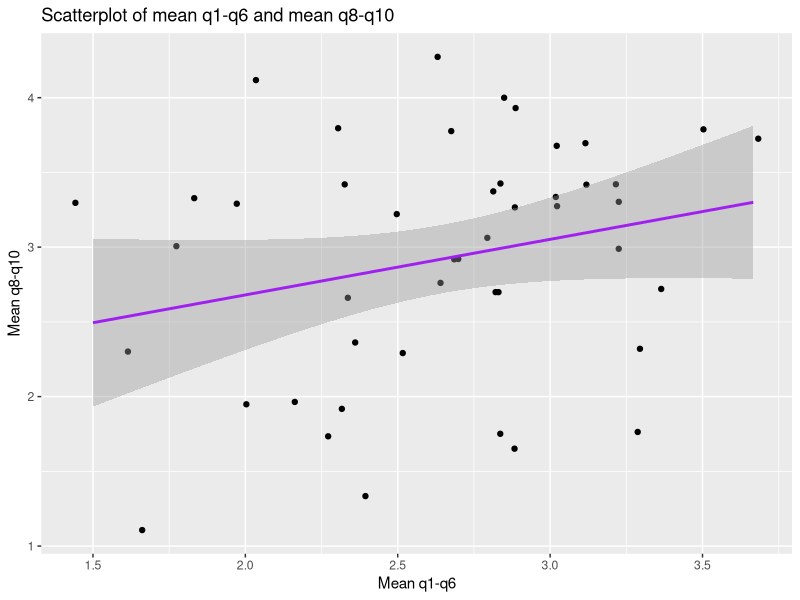

The R source for this figure: (Note: this script raises an error after producing the figure.)
## ---- chunk 1
setwd(dirname(rstudioapi::getActiveDocumentContext()$path))
library(tidyverse)
## ---- chunk 2
week8_tbl <-  read.csv(file = "../data/week3.csv") |>
  mutate(timeStart = ymd_hms(timeStart),
         timeEnd = ymd_hms(timeStart),
         gender = factor(gender, levels=c("M","F"),
                         labels = c("Male","Female")),
         condition=factor(condition, levels=c("A", "B", "C"),
                           labels=c("Block A", "Block B", "Control")),
         q5= 6 - q5) |> 
  dplyr::filter(q6 == 1)
## ---- chunk 3
week8_tbl %>% select(q1:q6)
(week8_tbl <-  week8_tbl %>% 
  mutate(mean_q1_q6 = rowMeans(select(., q1:q6)),
         mean_q8_q10 = rowMeans(select(., q8:q10)))) %>% 
  ggplot(aes(x=mean_q1_q6, y=mean_q8_q10)) + 
  geom_jitter() + 
  geom_smooth(method = "lm", color = "purple") +
  labs(x="Mean q1-q6",
       y="Mean q8-q10",
       title = "Scatterplot of mean q1-q6 and mean q8-q10")
## ---- chunk 4
cor.test(week8_tbl$mean_q1_q6, week8_tbl$mean_q8_q10)
## ---- chunk 5
shiny_tbl <- week8_tbl %>% 
  select(timeEnd, gender, mean_q1_q6, mean_q8_q10) %>% 
  saveRDS("../shiny/shiny_week8/shiny.rds")
## ---- chunk 6
rmarkdown::render("week8.Rmd", output_file = "../out/week8.html")
